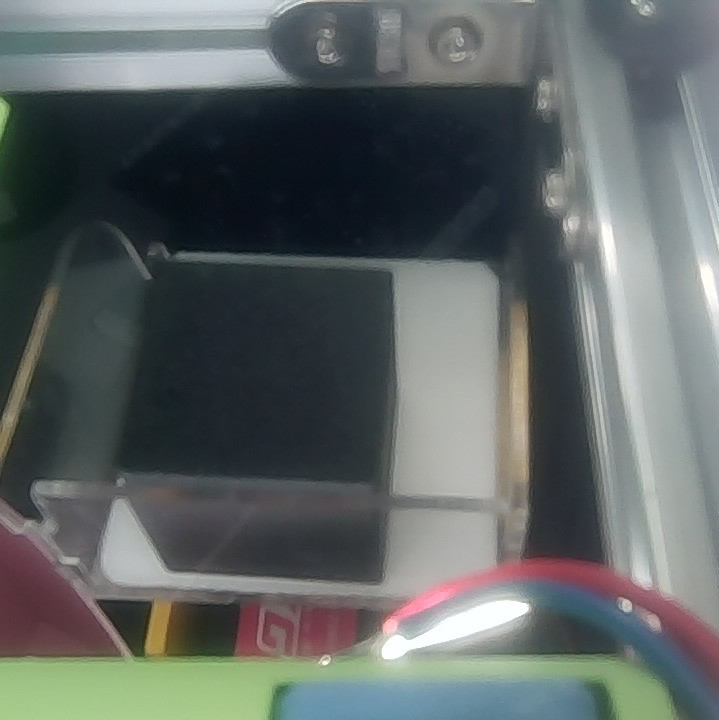
#> input picture llm/example/black_cube.jpg, 719 x 720 px
$ python online_preview.py ../llm/example/black_cube.jpg
#> lines starting #> are read from the running program, lines starting #| are printed output that depends on the picture
#> in main, frame is the input picture: shape (720, 719, 3); mean B, G, R 100.2, 100.9, 94.8
### shared/common.py
"""公共工具：摄像头、串口、帧取、临时分类、图像裁剪与托盘几何。

唯一入口 main_push_llm.py 的基础层（YOLO 版 main_push / main_grab 已归档删除）。
所有日志统一走 logging（logger 名 wave.vision）。
"""

import logging
import os
import queue
import threading
import time
from dataclasses import dataclass

import cv2
import numpy as np
import serial

from shared.const import (
    SERIAL_PORT, BAUDRATE, MAX_TEMP_CATEGORIES, MAX_ITEMS_PER_CATEGORY,
    COLUMN_COUNT, TRAY_X_MIN, TRAY_X_MAX, TRAY_Y_MIN, TRAY_Y_MAX,
    LASER_SENSOR_ON_LEFT,
    PALLET_LLM_INSET, DETECT_LLM_INSET, FRAME_RETRY_TIMES,
    DETECT_CROP_MODE, DETECT_SEND_MAX_SIDE, DETECT_FULL_INSET,
    CAMERA_RECOVER_QUICK_RETRIES, CAMERA_RECOVER_QUICK_INTERVAL,
    CAMERA_RECOVER_BACKOFF, CAMERA_RECOVER_DISCARD,
)

logger = logging.getLogger("wave.vision")


class CameraStopped(Exception):
    """摄像头/串口等上游故障，要求主流程退出。"""


@dataclass(frozen=True)
class FramePacket:
    sequence: int
    captured_at: float
    image: np.ndarray


class FrameStream:
    """单采集者、多读者最新帧广播；各读者独立游标，读取不移除帧。"""
    def __init__(self):
        self._condition = threading.Condition()
        self._packet = None

    # [7 lines left out: function publish, not called in this run]

    def latest(self):
        with self._condition:
            return self._packet

    # [287 lines left out: functions wait_after, publish_latest_frame, get_frame, frame_is_usable, get_frame_retry, wait_event and 4 more, not called in this run]


# ---- 临时分类映射（内存态，重启自动清空重排） ----
allCategories = {}


# [45 lines left out: functions parse_group_match, categorize, category_is_full, not called in this run]


# ---- 中文显示名（显示屏货物名称：颜色 + 形状）----
COLOR_DISPLAY_CN = {
    'black': '黑色', 'blue': '蓝色', 'brown': '棕色', 'deep_blue': '深蓝色',
    'deep_green': '深绿色', 'green': '绿色', 'orange': '橙色', 'pink': '粉色',
    'purple': '紫色', 'red': '红色', 'white': '白色', 'yellow': '黄色',
}
SHAPE_DISPLAY_CN = {
    'ball': '球', 'cone': '圆锥', 'cube': '正方体', 'cuboid': '长方体',
    'cylinder': '圆柱', 'cylinder_thinWalled': '薄壁圆柱', 'hemisphere': '半球',
    'parallelepiped': '平行六面体', 'prism3': '三棱柱', 'prism3_thinWalled': '薄壁三棱柱',
    'prism4_thinWalled': '薄壁四棱柱', 'prism5': '五棱柱', 'prism5_thinWalled': '薄壁五棱柱',
    'prism6': '六棱柱', 'prism6_thinWalled': '薄壁六棱柱', 'pyramid3': '三棱锥', 'pyramid4': '四棱锥',
    'octahedron': '正八面体', 'dodecahedron': '正十二面体', 'icosahedron': '正二十面体',
}


# [27 lines left out: functions object_display_name, crop_to_square, not called in this run]


def crop_tray_region(frame):
    """按 TRAY_* 比例裁剪出托盘区域。"""
    h, w = frame.shape[:2]
#> h = 720; w = 719
    x0 = int(TRAY_X_MIN * w)
#> x0 = 161
    x1 = int(TRAY_X_MAX * w)
#> x1 = 614
    y0 = int(TRAY_Y_MIN * h)
#> y0 = 149
    y1 = int(TRAY_Y_MAX * h)
#> y1 = 542
    return frame[y0:y1, x0:x1]
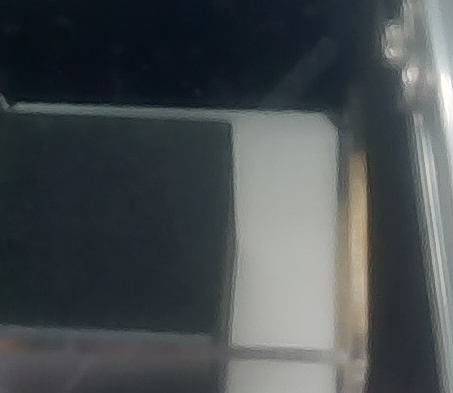
#> returned value: shape (393, 453, 3); mean of channels 0, 1, 2 79.9, 77.5, 72.1; drawn as B, G, R


# [8 lines left out: function sticker_decode_enabled, not called in this run]

def crop_by_ratio(image, left=0.0, top=0.0, right=0.0, bottom=0.0):
    """按四边相对比例裁剪（比例相对当前图的宽/高，四边独立）。

    裁剪后小于 16 像素或比例非法时记警告并返回原图，避免配错就取到空图。
    """
#> called with left = 0.01, top = 0.01, right = 0.03, bottom = 0.03
    h, w = image.shape[:2]
#> h = 393; w = 453
    try:
        x0 = int(round(w * float(left)))
#> x0 = 5
        x1 = w - int(round(w * float(right)))
#> x1 = 439
        y0 = int(round(h * float(top)))
#> y0 = 4
        y1 = h - int(round(h * float(bottom)))
#> y1 = 381
    except (TypeError, ValueError):
        logger.warning("裁剪比例非法，已忽略: left=%r top=%r right=%r bottom=%r",
                       left, top, right, bottom)
        return image
    if x1 - x0 < 16 or y1 - y0 < 16:
        logger.warning("裁剪比例过大，已忽略: left=%s top=%s right=%s bottom=%s",
                       left, top, right, bottom)
        return image
    return image[y0:y1, x0:x1]
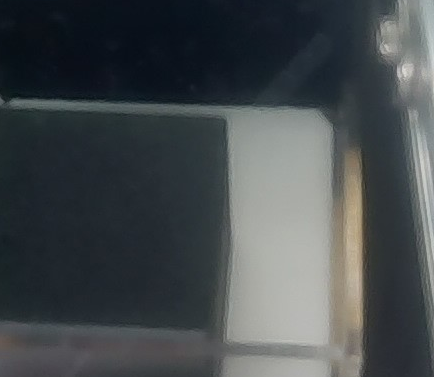
#> returned value: shape (377, 434, 3); mean of channels 0, 1, 2 77.4, 74.9, 69.5; drawn as B, G, R


def crop_pallet_llm(frame):
    """阶段1 送大模型的托盘图：托盘区域 + PALLET_LLM_INSET 内缩。"""
    return crop_by_ratio(crop_tray_region(frame), **PALLET_LLM_INSET)


# [81 lines left out: functions _resize_long_side, detect_frame_preprocessed, crop_detect_llm, tray_bounds_px, column_of, column_occupancy, not called in this run]

### shared/dotenv.py
"""读取项目根目录的 `.env`（给手动启动和工具脚本用）。

为什么需要它：systemd 用 `EnvironmentFile=.env` 注入环境变量，但手动
`python main_push_llm.py` 不会有。而 `shared.const` / `llm.qw` 都在 **import 期**
就读环境变量，所以必须在这些 import **之前**调用本模块，否则读到的是默认值
（表现：送图模式变成 square、key/代理缺失、超时变成 35 秒）。

规则：**不覆盖已有环境变量** —— systemd 注入的、或命令行 `FOO=1 python main.py`
传进来的优先。
"""
import os
from pathlib import Path

PROJECT_ROOT = Path(__file__).resolve().parent.parent
DEFAULT_PATH = PROJECT_ROOT / ".env"


def load_dotenv(path=None, override=False):
    """把 `KEY=VALUE` 读进 os.environ，返回实际写入的条数。"""
    target = Path(path) if path else DEFAULT_PATH
    if not target.is_file():
        return 0
    count = 0
    with open(target, encoding="utf-8") as stream:
        for raw in stream:
            line = raw.strip()
            if not line or line.startswith("#") or "=" not in line:
                continue
            key, _, value = line.partition("=")
            key = key.strip()
            if key.startswith("export "):
                key = key[len("export "):].strip()
            value = value.strip().strip('"').strip("'")
            if not key:
                continue
            if key in os.environ and not override:
                continue
            os.environ[key] = value
            count += 1
    return count

### llm/online_batch.py
"""线上赛段专用：托盘一次批量识别（6 类参考图 + 1 张托盘俯视）。

目标：把「每件一次 4 视角识别」换成「整盘一次识别」，24 件的识别时间从
24×3~5s 压到一次 5~9s。代价是只看得见一张俯视图——薄壁/实心、棱长比这类
细节判据基本失效，所以**类别之间必须差别很大**，由使用者自定。

**一个类别可以给多张参考图**（同一物体的不同姿态，比如薄壁圆柱直立/横放）。
多张图会一并作为前缀发出，类别号仍是同一个。

取件顺序（与电控约定，程序负责排序，不依赖模型输出顺序）：
共 COLUMN_COUNT 栏，从最右一列开始往左；同一列内从画面顶部往下。
即 lane 从大到小，同一 lane 内 y 从小到大。
"""

import logging
from pathlib import Path

import cv2

from llm.qw import LLMError, qwen_realise
from shared.const import COLUMN_COUNT, MAX_TEMP_CATEGORIES

logger = logging.getLogger("wave.vision")

EXAMPLE_DIR = Path(__file__).resolve().parent / "example"


def _class(name, *files):
    return {"name": name, "files": tuple(files)}


# 六个类别：列表下标 + 1 = 类别号。换参考图只改这里（文件名必须是 ASCII）。
# 一个类别可以写多张：同一件物体的不同姿态都算同一类。
# 2026-10-27：蓝色球 → 橙色正方体（类别 4）、蓝色薄壁圆柱 → 橙色薄壁圆柱（类别 6），
# 类别号保持不变，机械/电控那边的盒号映射不用改。
# 同日再次调整：类别 3 从红色球改回蓝色球（实物已换），复用旧的 online_blue_ball.jpg。
ONLINE_CLASSES = (
    _class("红色正方体", "online_red_cube.jpg"),
    _class("蓝色正方体", "online_blue_cube.jpg"),
    _class("蓝色球", "online_blue_ball.jpg"),
    _class("橙色正方体", "online_orange_cube.jpg"),
    _class("红色薄壁圆柱", "online_red_tube_up.jpg", "online_red_tube_lying.jpg"),
    _class("橙色薄壁圆柱", "online_orange_tube_lying.jpg", "online_orange_tube_up.jpg"),
)

if len(ONLINE_CLASSES) > MAX_TEMP_CATEGORIES:
    raise RuntimeError(
        f"线上类别数 {len(ONLINE_CLASSES)} 超过储物盒上限 {MAX_TEMP_CATEGORIES}："
        "请合并类别或减少参考图组"
    )

PROMPT_CURRENT = f"""最后一张是托盘俯视图。托盘按画面从左到右均分为 {COLUMN_COUNT} 栏（栏号 1..{COLUMN_COUNT}，1 最左、{COLUMN_COUNT} 最右）。
请找出托盘上的每个独立几何体（排除底板、支架、推杆、阴影），为每个物体输出：
- lane：所在栏号 1..{COLUMN_COUNT}
- y：物体中心在画面中的纵向相对位置，0=最上方、1=最下方，保留两位小数
- cls：所属类别号（见前面的参考图说明）；都不像用 0

【贴纸一律当干扰】物体表面可能贴有白色贴纸（文字、图案、二维码、条码等）：
- 贴纸**不是物体的一部分**，不参与分类；类别只看**主体颜色和外形**；
- 不要因为有贴纸就判成另一个类别，也不要因为贴纸就输出 0；
- 白色贴纸不算物体颜色：取周围同色区域的颜色；贴纸占面积较大时，以未被遮挡的部分判断颜色与轮廓；
- 贴纸的直角边/圆边不得当作物体的棱或开口。

只输出 JSON：{{"objects":[{{"lane":5,"y":0.12,"cls":1}}, ...]}}
不要输出解释、Markdown 或前后缀文字。物体在俯视图里可能很小，逐个看清再回答，不要漏件也不要重复计数。"""

_refs_cache = None
_classes_cache = None


def class_names():
    """各类别显示名，顺序 = 类别号 1..N。"""
    return [spec["name"] for spec in ONLINE_CLASSES]


def load_refs():
    """读取全部参考图，返回 (图片列表, 每张图对应的类别号)。只读一次。"""
    global _refs_cache, _classes_cache
    if _refs_cache is None:
        images, classes = [], []
        for class_id, spec in enumerate(ONLINE_CLASSES, start=1):
            for filename in spec["files"]:
                path = EXAMPLE_DIR / filename
                image = cv2.imread(str(path))
                if image is None or image.size == 0:
                    raise LLMError(f"缺少线上类别参考图: {path}")
                images.append(image)
                classes.append(class_id)
        _refs_cache, _classes_cache = images, classes
    return _refs_cache, _classes_cache


# [61 lines left out: functions build_refs_prompt, assign_box_numbers, parse_objects, not called in this run]


def classify_pallet(tray_image, total_timeout=40.0, save_path=None):
    """整盘一次识别：返回按取件顺序排好的 [{lane, y, cls}, ...]。"""
    refs, classes = load_refs()
    return qwen_realise(
        [tray_image], PROMPT_CURRENT,
        message_save_path=save_path, validator=parse_objects,
        total_timeout=total_timeout,
        prefix_sections=[(build_refs_prompt(classes), refs)],
    )

### tools/online_preview.py
"""开拍前自检：拿一张托盘图跑一次线上批量识别，打印类别与取件顺序。

用法（板上，项目根目录）：
    python tools/online_preview.py capture/images/<run>/pallet_original/stage1_r001.jpg
    python tools/online_preview.py --latest          # 用 capture/ 下最新的托盘原图

只读图片、不碰相机/串口/显示，主程序在跑也能用。
"""

import argparse
import glob
import os
import sys

sys.path.insert(0, os.path.dirname(os.path.dirname(os.path.abspath(__file__))))

from shared.dotenv import load_dotenv  # noqa: E402

load_dotenv()   # 必须在 llm.qw 之前：key/base_url/参数都是 import 期读的

import cv2  # noqa: E402

from shared.common import crop_pallet_llm  # noqa: E402
from shared.const import ONLINE_BATCH_TIMEOUT  # noqa: E402
from llm.online_batch import classify_pallet, class_names, assign_box_numbers  # noqa: E402


def latest_pallet_image():
    pattern = os.path.join("capture", "images", "*", "pallet_original", "*.jpg")
    candidates = sorted(glob.glob(pattern))
    return candidates[-1] if candidates else None


def main():
    parser = argparse.ArgumentParser()
    parser.add_argument("image", nargs="?", help="托盘俯视原图（1280×960）")
    parser.add_argument("--latest", action="store_true", help="自动取 capture/ 下最新一张")
    args = parser.parse_args()

    path = latest_pallet_image() if args.latest else args.image
    if not path or not os.path.isfile(path):
        raise SystemExit("没找到托盘图：给一个路径，或加 --latest")

    frame = cv2.imread(path)
    if frame is None or frame.size == 0:
        raise SystemExit(f"读不了图片: {path}")
    tray = crop_pallet_llm(frame)
    print(f"图片: {path}  {frame.shape[1]}x{frame.shape[0]} -> 送模型 {tray.shape[1]}x{tray.shape[0]}")
#| 图片: ../llm/example/black_cube.jpg  719x720 -> 送模型 434x377

    objects = classify_pallet(tray, total_timeout=ONLINE_BATCH_TIMEOUT)
    names = class_names()
    assignments, mapping = assign_box_numbers(objects, names)
    print(f"\n共 {len(objects)} 件，按取件顺序（列从右到左，同列上→下）：")
    for index, (item, (box, name)) in enumerate(zip(objects, assignments), start=1):
        print(f"  {index:02d}. lane={item['lane']}  y={item['y']:.2f}  ->  类别 {item['cls']} {name}  =>  盒 {box}")

    counts = [0] * 5
    for item in objects:
        counts[item["lane"] - 1] += 1
    print("\n各栏件数（1=最左）:", counts)
    if len(objects) != 24:
        print(f"⚠️ 预期 24 件，实际 {len(objects)} 件：检查是否漏检/重复计数")


if __name__ == "__main__":
#> (the run stopped early here; a loop or call above may not have finished)

$ run again, on llm/example/black_prism4_thinwalled_bottom.jpg
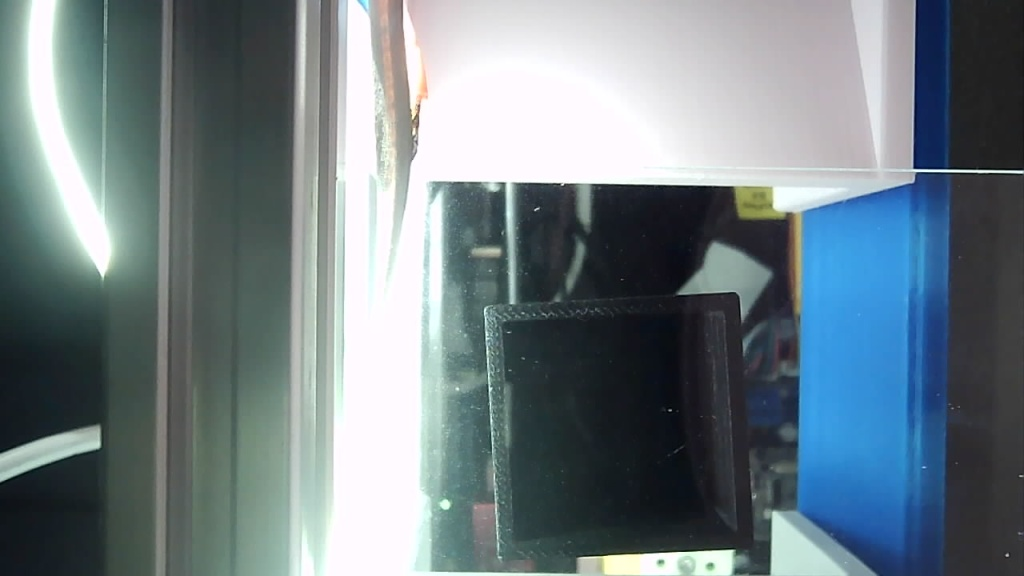
#> input picture llm/example/black_prism4_thinwalled_bottom.jpg, 1024 x 576 px
#> in main, frame is the input picture: shape (576, 1024, 3); mean B, G, R 133.1, 127.2, 112.8
#> in crop_tray_region, `return frame[y0:y1, x0:x1]`:
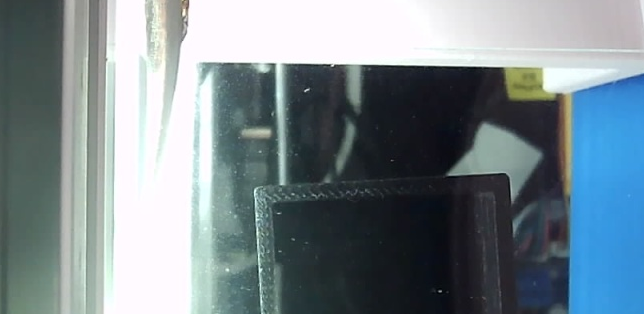
#> returned value: shape (314, 644, 3); mean of channels 0, 1, 2 142.2, 135.8, 121.2; drawn as B, G, R
#> in crop_by_ratio, `h, w = image.shape[:2]`: h = 314; w = 644
#> in crop_by_ratio, `x0 = int(round(w * float(left)))`: x0 = 6
#> in crop_by_ratio, `x1 = w - int(round(w * float(right)))`: x1 = 625
#> in crop_by_ratio, `y0 = int(round(h * float(top)))`: y0 = 3
#> in crop_by_ratio, `y1 = h - int(round(h * float(bottom)))`: y1 = 305
#> in crop_by_ratio, `return image[y0:y1, x0:x1]`:
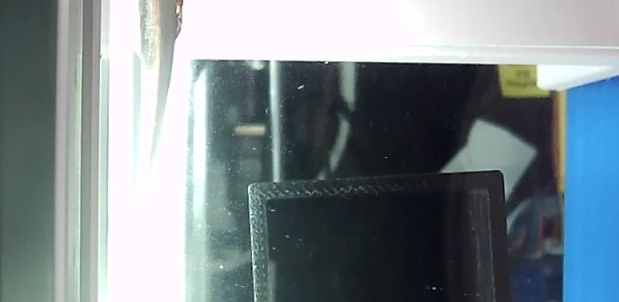
#> returned value: shape (302, 619, 3); mean of channels 0, 1, 2 140.5, 135.6, 122.7; drawn as B, G, R
#| 图片: ../llm/example/black_prism4_thinwalled_bottom.jpg  1024x576 -> 送模型 619x302

$ run again, on llm/example/black_prism4_thinwalled_top.jpg
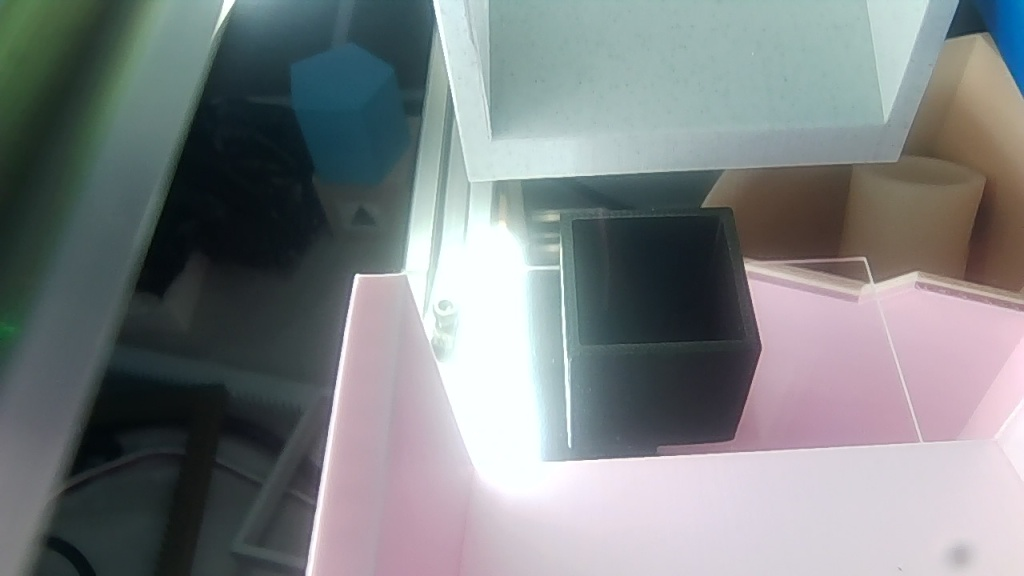
#> input picture llm/example/black_prism4_thinwalled_top.jpg, 1024 x 576 px
#> in main, frame is the input picture: shape (576, 1024, 3); mean B, G, R 131.5, 129.8, 124.9
#> in crop_tray_region, `return frame[y0:y1, x0:x1]`:
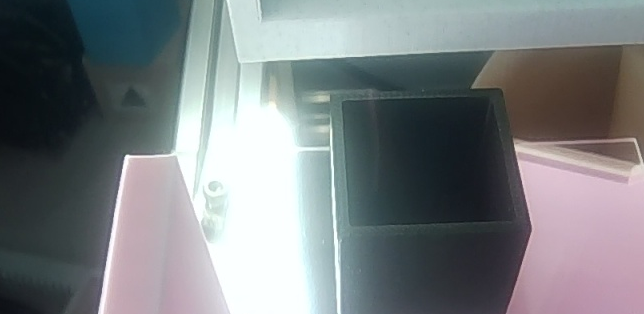
#> returned value: shape (314, 644, 3); mean of channels 0, 1, 2 129.4, 126.7, 121.8; drawn as B, G, R
#> in crop_by_ratio, `h, w = image.shape[:2]`: h = 314; w = 644
#> in crop_by_ratio, `x0 = int(round(w * float(left)))`: x0 = 6
#> in crop_by_ratio, `x1 = w - int(round(w * float(right)))`: x1 = 625
#> in crop_by_ratio, `y0 = int(round(h * float(top)))`: y0 = 3
#> in crop_by_ratio, `y1 = h - int(round(h * float(bottom)))`: y1 = 305
#> in crop_by_ratio, `return image[y0:y1, x0:x1]`:
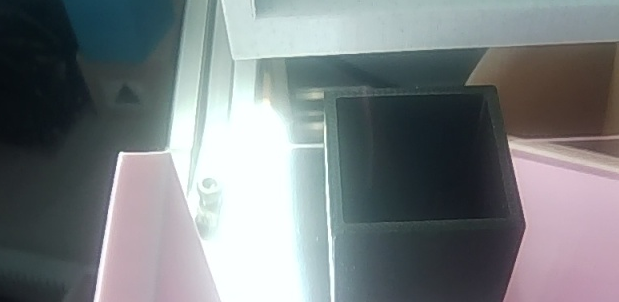
#> returned value: shape (302, 619, 3); mean of channels 0, 1, 2 129.2, 126.7, 120.9; drawn as B, G, R
#| 图片: ../llm/example/black_prism4_thinwalled_top.jpg  1024x576 -> 送模型 619x302

$ run again, on llm/example/black_prism5_thinwalled.jpg
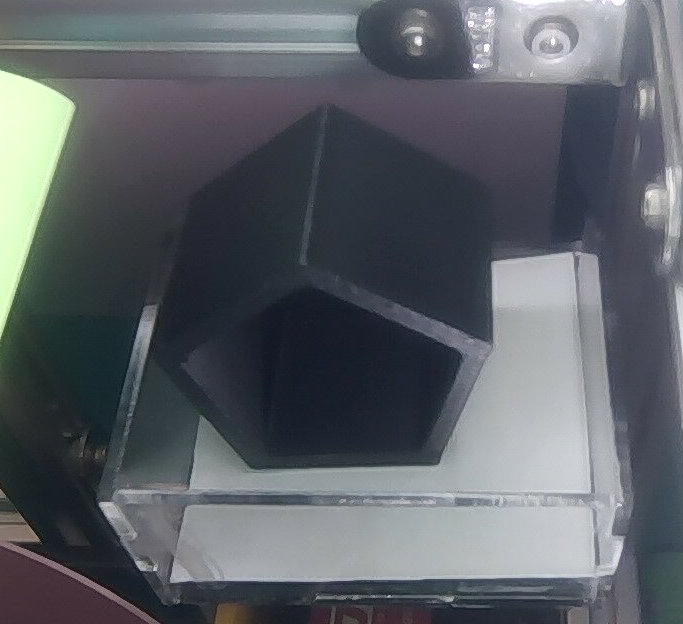
#> input picture llm/example/black_prism5_thinwalled.jpg, 683 x 624 px
#> in main, frame is the input picture: shape (624, 683, 3); mean B, G, R 102.3, 96.5, 91.8
#> in crop_tray_region, `return frame[y0:y1, x0:x1]`:
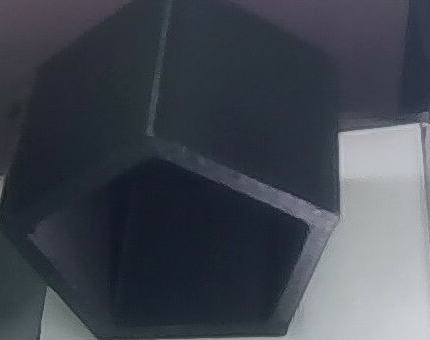
#> returned value: shape (340, 430, 3); mean of channels 0, 1, 2 81.2, 71.9, 66.8; drawn as B, G, R
#> in crop_by_ratio, `h, w = image.shape[:2]`: h = 340; w = 430
#> in crop_by_ratio, `x0 = int(round(w * float(left)))`: x0 = 4
#> in crop_by_ratio, `x1 = w - int(round(w * float(right)))`: x1 = 417
#> in crop_by_ratio, `y0 = int(round(h * float(top)))`: y0 = 3
#> in crop_by_ratio, `y1 = h - int(round(h * float(bottom)))`: y1 = 330
#> in crop_by_ratio, `return image[y0:y1, x0:x1]`:
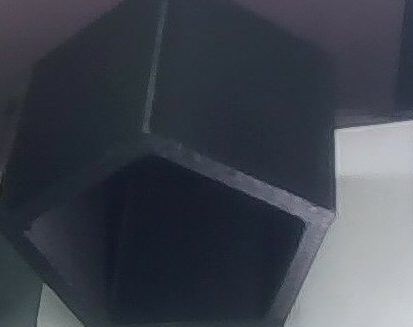
#> returned value: shape (327, 413, 3); mean of channels 0, 1, 2 78, 68.6, 63.5; drawn as B, G, R
#| 图片: ../llm/example/black_prism5_thinwalled.jpg  683x624 -> 送模型 413x327
